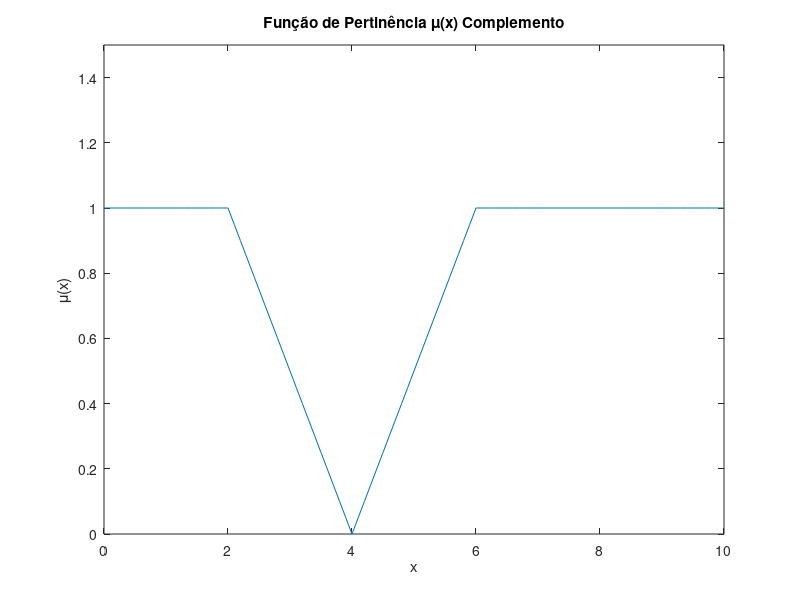

This figure's MATLAB source:
x = 0:0.1:10;

a = 2;
b = 4;
c = 6;
d = 8;

mu_triangular = trimf(x, [a b c]);
mu_trapezoidal = trapmf(x, [a b c d]);
mu_sigmoidal = sigmf(x, [a b]);
mu_gaussiana = gaussmf(x, [a b]);
mu_bellgaussiana = gbellmf(x, [a b c]);

% operações ponto a ponto
mu_complemento = 1 - mu_triangular;

plot(x, mu_complemento);
title('Função de Pertinência \mu(x) Complemento');
xlabel('x');
ylabel('\mu(x)');
ylim([0 1.5])
